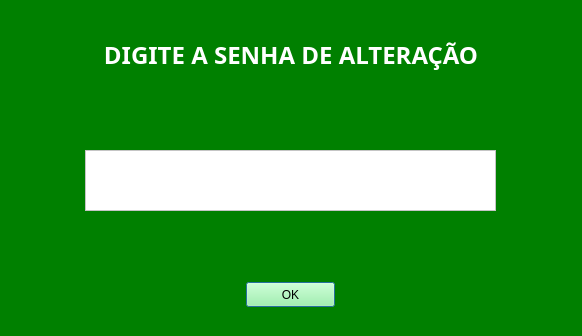
<?xml version="1.0" encoding="UTF-8"?>
<ui version="4.0">
 <class>PasswordScreen</class>
 <widget class="QDialog" name="PasswordScreen">
  <property name="geometry">
   <rect>
    <x>0</x>
    <y>0</y>
    <width>582</width>
    <height>336</height>
   </rect>
  </property>
  <property name="windowTitle">
   <string>Dialog</string>
  </property>
  <property name="styleSheet">
   <string notr="true">background-color: #008000;</string>
  </property>
  <layout class="QHBoxLayout" name="horizontalLayout">
   <item>
    <widget class="QWidget" name="widget" native="true">
     <layout class="QVBoxLayout" name="verticalLayout">
      <item>
       <widget class="QWidget" name="widget_2" native="true">
        <layout class="QHBoxLayout" name="horizontalLayout_2">
         <item>
          <widget class="QLabel" name="label">
           <property name="minimumSize">
            <size>
             <width>371</width>
             <height>51</height>
            </size>
           </property>
           <property name="font">
            <font>
             <family>Lucida Sans Unicode</family>
             <pointsize>18</pointsize>
             <bold>true</bold>
            </font>
           </property>
           <property name="styleSheet">
            <string notr="true">font-weight: bold; color: white;</string>
           </property>
           <property name="text">
            <string>DIGITE A SENHA DE ALTERAÇÃO</string>
           </property>
           <property name="alignment">
            <set>Qt::AlignmentFlag::AlignCenter</set>
           </property>
          </widget>
         </item>
        </layout>
       </widget>
      </item>
      <item>
       <widget class="QWidget" name="widget_3" native="true">
        <layout class="QHBoxLayout" name="horizontalLayout_3">
         <item>
          <widget class="QTextEdit" name="plaintext_password">
           <property name="minimumSize">
            <size>
             <width>411</width>
             <height>61</height>
            </size>
           </property>
           <property name="maximumSize">
            <size>
             <width>411</width>
             <height>61</height>
            </size>
           </property>
           <property name="styleSheet">
            <string notr="true">background-color: white;</string>
           </property>
          </widget>
         </item>
        </layout>
       </widget>
      </item>
      <item>
       <widget class="QWidget" name="widget_4" native="true">
        <layout class="QHBoxLayout" name="horizontalLayout_4">
         <item>
          <widget class="QPushButton" name="button_insert_password">
           <property name="minimumSize">
            <size>
             <width>89</width>
             <height>25</height>
            </size>
           </property>
           <property name="maximumSize">
            <size>
             <width>89</width>
             <height>25</height>
            </size>
           </property>
           <property name="styleSheet">
            <string notr="true">background-color: #98FB98;</string>
           </property>
           <property name="text">
            <string>OK</string>
           </property>
          </widget>
         </item>
        </layout>
       </widget>
      </item>
     </layout>
    </widget>
   </item>
  </layout>
 </widget>
 <resources/>
 <connections/>
</ui>
